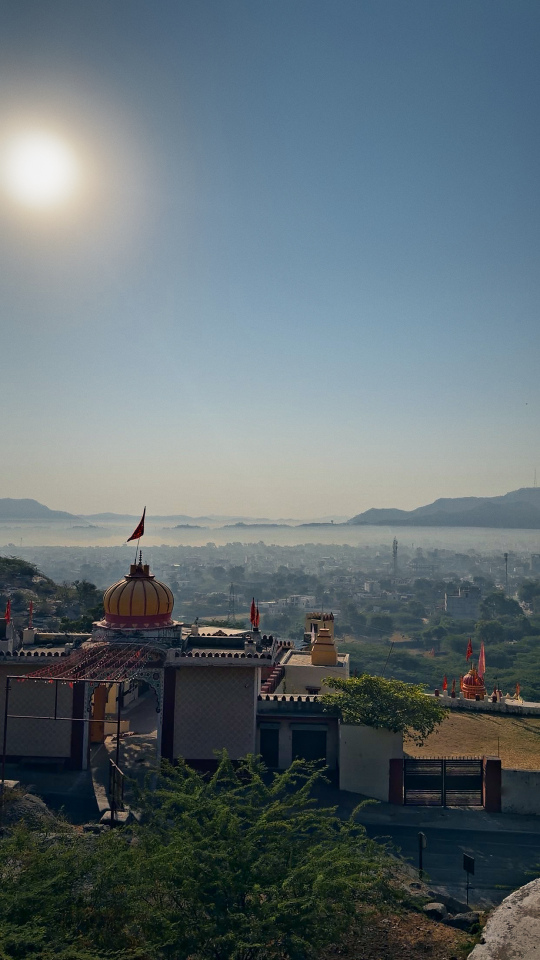
#> input picture stories/01_temple_sun.jpg, 1080 x 1920 px, given in place of a541bc7f-image.jpg, which was not available (shown at 1/2 size)
$ python edits.py ../stories ../stories/02_misty_layers.jpg
#> lines starting #> are read from the running program, lines starting #| are printed output that depends on the picture
### tools/grade.py
"""Small photo-grading toolkit (numpy + Pillow only).

Every function takes and returns a float32 RGB array in [0, 1] (sRGB encoded)
so the steps can be chained like a Lightroom develop stack.
"""
from __future__ import annotations

import numpy as np
from PIL import Image, ImageFilter, ImageOps

STORY_SIZE = (1080, 1920)  # Instagram story, 9:16


# --------------------------------------------------------------------------- io
def load(path: str) -> np.ndarray:
    im = ImageOps.exif_transpose(Image.open(path)).convert("RGB")
    return np.asarray(im).astype(np.float32) / 255.0


def to_img(x: np.ndarray) -> Image.Image:
    return Image.fromarray((np.clip(x, 0, 1) * 255 + 0.5).astype(np.uint8))


def save_story(x: np.ndarray, path: str, sharpen: float = 45) -> None:
    im = to_img(x)
    if im.size != STORY_SIZE:
        im = im.resize(STORY_SIZE, Image.LANCZOS)
    im = im.filter(ImageFilter.UnsharpMask(radius=1.0, percent=int(sharpen), threshold=4))
    im.save(path, "JPEG", quality=95, subsampling=0, optimize=True)


# ---------------------------------------------------------------------- helpers
def _lin(x):
    return np.where(x <= 0.04045, x / 12.92, ((x + 0.055) / 1.055) ** 2.4)


def _srgb(x):
    x = np.clip(x, 0, None)
    return np.where(x <= 0.0031308, x * 12.92, 1.055 * np.power(x, 1 / 2.4) - 0.055)


def lum(x):
    return x[..., 0] * 0.2126 + x[..., 1] * 0.7152 + x[..., 2] * 0.0722


def blur1(a: np.ndarray, radius: float) -> np.ndarray:
    """Gaussian blur of a single channel float array."""
    # three box passes ~= gaussian (box width from sigma)
    if radius <= 0:
        return a.astype(np.float32)
    w = max(1, int(round(np.sqrt(12 * radius * radius / 3 + 1))))
    r = w // 2
    out = a.astype(np.float32)
    for axis in (0, 1):
        for _ in range(3):
            out = _box(out, r, axis)
    return out


def _box(a, r, axis):
    pad = [(0, 0), (0, 0)]
    pad[axis] = (r + 1, r)
    p = np.pad(a, pad, mode="edge")
    c = np.cumsum(p, axis=axis, dtype=np.float64)
    n = a.shape[axis]
    hi = np.take(c, np.arange(2 * r + 1, 2 * r + 1 + n), axis=axis)
    lo = np.take(c, np.arange(0, n), axis=axis)
    return ((hi - lo) / (2 * r + 1)).astype(np.float32)


def blur3(x: np.ndarray, radius: float) -> np.ndarray:
    return np.stack([blur1(x[..., c], radius) for c in range(3)], -1)


def smoothstep(e0, e1, v):
    t = np.clip((v - e0) / (e1 - e0), 0, 1)
    return t * t * (3 - 2 * t)


def _set_lum(x, new_l, old_l=None):
    old_l = lum(x) if old_l is None else old_l
    ratio = (new_l + 1e-4) / (old_l + 1e-4)
    out = x * ratio[..., None]
    # soft-compress anything pushed past white instead of hard clipping
    m = out.max(-1, keepdims=True)
    over = m > 1
    out = np.where(over, out / np.maximum(m, 1e-6) * (1 - np.exp(-m)) / (1 - np.exp(-1.0)) , out)
    return np.clip(out, 0, 1)


# ------------------------------------------------------------------ basic panel
def exposure(x, ev):
    return np.clip(_srgb(_lin(x) * (2.0 ** ev)), 0, 1)


def white_balance(x, temp=0.0, tint=0.0):
    """temp > 0 warmer, tint > 0 more magenta. Roughly -1..1 ranges."""
    l = _lin(x)
    gains = np.array([1 + 0.12 * temp, 1 - 0.06 * tint, 1 - 0.12 * temp], np.float32)
    before = lum(l)
    l = l * gains
    l *= ((before + 1e-5) / (lum(l) + 1e-5))[..., None]
    return np.clip(_srgb(l), 0, 1)


def tone(x, shadows=0.0, highlights=0.0, whites=0.0, blacks=0.0, local=12.0):
    """Lightroom-style tone sliders (-1..1). `local` mixes in a blurred guide
    so shadows/highlights recover regions rather than single pixels."""
    l = lum(x)
    g = 0.6 * l + 0.4 * blur1(l, local) if local else l
    nl = l.copy()
    if shadows:
        m = 1 - smoothstep(0.0, 0.55, g)
        nl = nl + shadows * 0.45 * m * (1 - nl) * np.sqrt(np.clip(nl, 0, 1) + 0.02)
    if highlights:
        m = smoothstep(0.45, 1.0, g)
        nl = nl + highlights * 0.45 * m * nl * (1 - 0.3 * nl)
    if whites:
        m = smoothstep(0.7, 1.0, l)
        nl = nl + whites * 0.18 * m
    if blacks:
        m = 1 - smoothstep(0.0, 0.25, l)
        nl = nl + blacks * 0.10 * m
    return _set_lum(x, np.clip(nl, 0, 1), l)


def contrast(x, amount=0.0, pivot=0.45):
    """S-curve on luminance around `pivot`."""
    if not amount:
        return x
    l = lum(x)
    k = 1 + amount * 4
    s = 1 / (1 + np.exp(-k * (l - pivot) * 4))
    s0 = 1 / (1 + np.exp(-k * (0 - pivot) * 4))
    s1 = 1 / (1 + np.exp(-k * (1 - pivot) * 4))
    sl = (s - s0) / (s1 - s0)
    nl = l + (sl - l) * min(abs(amount) * 1.5, 1) * np.sign(amount)
    return _set_lum(x, np.clip(nl, 0, 1), l)


def curve(x, pts, channel=None):
    """Tone curve from control points [(in, out), ...] in 0..1.
    channel=None applies to all channels (RGB curve), else 0/1/2."""
    pts = sorted(pts)
    xs = np.linspace(0, 1, 1024)
    lut = np.interp(xs, [p[0] for p in pts], [p[1] for p in pts])
    # smooth the polyline into a gentle curve
    k = np.hanning(61); k /= k.sum()
    pad = np.pad(lut, 30, mode="edge")
    lut = np.convolve(pad, k, mode="valid")
    out = x.copy()
    chans = range(3) if channel is None else [channel]
    for c in chans:
        out[..., c] = np.interp(x[..., c], xs, lut)
    return np.clip(out, 0, 1)


def matte(x, lift=0.04, roll=0.97):
    """Faded film blacks + soft highlight roll-off."""
    return curve(x, [(0, lift), (0.25, 0.25 + lift * 0.4), (0.75, 0.75), (1, roll)])


def clarity(x, amount=0.0, radius=40):
    if not amount:
        return x
    l = lum(x)
    detail = l - blur1(l, radius)
    m = np.clip(4 * l * (1 - l), 0, 1) ** 0.7
    return _set_lum(x, np.clip(l + amount * detail * m * 1.6, 0, 1), l)


# [6 lines left out: function texture, not called in this run]


def dehaze(x, amount=0.3, patch=25, keep=0.92):
    """Dark-channel-prior dehaze with a soft transmission map."""
    if not amount:
        return x
    dark = x.min(-1)
    dark = np.asarray(
        Image.fromarray((dark * 255).astype(np.uint8)).filter(ImageFilter.MinFilter(3)),
        np.float32) / 255
    dark = blur1(dark, patch)
    flat = dark.ravel()
    idx = np.argpartition(flat, -max(1, flat.size // 1000))[-max(1, flat.size // 1000):]
    A = np.clip(x.reshape(-1, 3)[idx].mean(0), 0.5, 1.0)
    t = 1 - keep * amount * dark / A.max()
    t = np.clip(t, 0.25, 1)[..., None]
    j = (x - A) / t + A
    return np.clip(j, 0, 1)


def saturation(x, amount=0.0):
    l = lum(x)[..., None]
    return np.clip(l + (x - l) * (1 + amount), 0, 1)


# [6 lines left out: function vibrance, not called in this run]


# ---------------------------------------------------------------------- HSL mix
def _rgb2hsv(x):
    r, g, b = x[..., 0], x[..., 1], x[..., 2]
    mx, mn = x.max(-1), x.min(-1)
    d = mx - mn
    h = np.zeros_like(mx)
    m = d > 1e-6
    rc = np.where(m, (mx - r) / (d + 1e-9), 0)
    gc = np.where(m, (mx - g) / (d + 1e-9), 0)
    bc = np.where(m, (mx - b) / (d + 1e-9), 0)
    h = np.where(r == mx, bc - gc, np.where(g == mx, 2 + rc - bc, 4 + gc - rc))
    h = np.where(m, (h / 6) % 1, 0)
    s = np.where(mx > 1e-6, d / (mx + 1e-9), 0)
    return h, s, mx


def _hsv2rgb(h, s, v):
    i = np.floor(h * 6).astype(int) % 6
    f = h * 6 - np.floor(h * 6)
    p, q, t = v * (1 - s), v * (1 - s * f), v * (1 - s * (1 - f))
    r = np.choose(i, [v, q, p, p, t, v])
    g = np.choose(i, [t, v, v, q, p, p])
    b = np.choose(i, [p, p, t, v, v, q])
    return np.stack([r, g, b], -1)


HUES = {"red": 0, "orange": 30, "yellow": 55, "green": 110, "aqua": 180,
        "blue": 220, "purple": 275, "magenta": 320}


def hsl(x, **bands):
    """hsl(x, blue=(hue_shift_deg, sat_mult_delta, lum_delta), orange=(...))"""
    h, s, v = _rgb2hsv(x)
    hd = h * 360
    dh = np.zeros_like(h); ds = np.zeros_like(h); dv = np.zeros_like(h)
    for name, (shift, sat, lig) in bands.items():
        c = HUES[name]
        dist = np.abs((hd - c + 180) % 360 - 180)
        w = np.clip(1 - dist / 40, 0, 1) ** 2 * smoothstep(0.03, 0.2, s)
        dh += w * shift; ds += w * sat; dv += w * lig
    h2 = ((hd + dh) % 360) / 360
    s2 = np.clip(s * (1 + ds), 0, 1)
    v2 = np.clip(v * (1 + dv * 0.5), 0, 1)
    return np.clip(_hsv2rgb(h2, s2, v2), 0, 1)


# ----------------------------------------------------------------- color grade
def _hue_rgb(deg):
    return _hsv2rgb(np.array(deg / 360.0), np.array(1.0), np.array(1.0))


def split_tone(x, sh_hue=200, sh_amt=0.0, hl_hue=40, hl_amt=0.0, mid_hue=None,
               mid_amt=0.0, balance=0.0):
    l = lum(x)
    pivot = 0.5 + balance * 0.25
    ms = (1 - smoothstep(0.0, pivot + 0.15, l))[..., None]
    mh = smoothstep(pivot - 0.15, 1.0, l)[..., None]
    out = x.copy()
    for hue, amt, m in ((sh_hue, sh_amt, ms), (hl_hue, hl_amt, mh)):
        if amt:
            c = _hue_rgb(hue); c = c - lum(c[None])[0]
            out = out + amt * 0.25 * m * c
    if mid_hue is not None and mid_amt:
        mm = (np.clip(4 * l * (1 - l), 0, 1))[..., None]
        c = _hue_rgb(mid_hue); c = c - lum(c[None])[0]
        out = out + mid_amt * 0.25 * mm * c
    return np.clip(out, 0, 1)


# -------------------------------------------------------------- local masks
def linear_mask(shape, y0, y1, x0=None, x1=None):
    """1 at y0 fading to 0 at y1 (fractions of height)."""
    h, w = shape[:2]
    yy = np.linspace(0, 1, h, dtype=np.float32)[:, None]
    m = 1 - smoothstep(min(y0, y1), max(y0, y1), yy) if y0 < y1 else smoothstep(y1, y0, yy)
    m = np.broadcast_to(m, (h, w)).copy()
    return m


def radial_mask(shape, cx, cy, rx, ry=None, feather=1.0):
    h, w = shape[:2]
    ry = rx * w / h if ry is None else ry
    yy, xx = np.mgrid[0:h, 0:w].astype(np.float32)
    d = np.sqrt(((xx / w - cx) / rx) ** 2 + ((yy / h - cy) / ry) ** 2)
    return 1 - smoothstep(1 - feather, 1, d)


def apply_mask(x, edited, mask):
    m = mask[..., None]
    return np.clip(x * (1 - m) + edited * m, 0, 1)


def vignette(x, amount=0.25, roundness=0.9, feather=0.75):
    h, w = x.shape[:2]
    yy, xx = np.mgrid[0:h, 0:w].astype(np.float32)
    nx, ny = (xx / w - 0.5) * 2, (yy / h - 0.5) * 2
    ny *= roundness * h / w if roundness else 1
    d = np.sqrt(nx ** 2 + (ny * w / h) ** 2) / np.sqrt(2)
    m = smoothstep(1 - feather, 1.15, d)
    return np.clip(_srgb(_lin(x) * (1 - amount * m)[..., None]), 0, 1)


def bloom(x, threshold=0.75, radius=25, amount=0.35, tint=(1.0, 0.85, 0.6)):
    l = lum(x)
    m = smoothstep(threshold, 1.0, l)[..., None]
    hi = x * m * np.array(tint, np.float32)
    glow = blur3(hi, radius) * 0.6 + blur3(hi, radius * 3) * 0.4
    return np.clip(1 - (1 - x) * (1 - amount * glow), 0, 1)


def grain(x, amount=0.007, size=1.4, seed=7):
    rng = np.random.default_rng(seed)
    n = rng.standard_normal(x.shape[:2]).astype(np.float32)
    if size > 1:
        n = blur1(n, size - 1) * size
    l = lum(x)
    m = np.clip(4 * l * (1 - l), 0.15, 1)
    return np.clip(x + (amount * n * m)[..., None], 0, 1)


# ------------------------------------------------------------------ retouching
def heal(x, mask, iters=400):
    """Diffusion in-paint inside `mask` (bool). Good for flares, dust, stickers
    on smooth areas. Works on the mask bbox only, so it is cheap."""
    ys, xs = np.where(mask)
    if ys.size == 0:
        return x
    pad = 12
    y0, y1 = max(ys.min() - pad, 0), min(ys.max() + pad + 1, x.shape[0])
    x0, x1 = max(xs.min() - pad, 0), min(xs.max() + pad + 1, x.shape[1])
    sub = x[y0:y1, x0:x1].copy()
    m = mask[y0:y1, x0:x1]
    known = ~m
    # start from the mean of the border so convergence is quick
    sub[m] = sub[known].mean(0)
    for _ in range(iters):
        avg = (np.roll(sub, 1, 0) + np.roll(sub, -1, 0) + np.roll(sub, 1, 1) + np.roll(sub, -1, 1)) / 4
        sub[m] = avg[m]
    # re-add a little matched noise so the patch doesn't look plastic
    rng = np.random.default_rng(3)
    ref = x[y0:y1, x0:x1][known]
    sigma = float(np.std(ref - ref.mean(0))) * 0.08
    sub[m] += rng.normal(0, sigma, sub[m].shape).astype(np.float32)
    out = x.copy()
    soft = blur1(m.astype(np.float32), 2.0)[..., None]
    out[y0:y1, x0:x1] = x[y0:y1, x0:x1] * (1 - soft) + sub * soft
    return np.clip(out, 0, 1)


def crop(x, x0, y0, x1, y1):
    return x[int(y0):int(y1), int(x0):int(x1)]


# [18 lines left out: functions crop_story, chroma_denoise, not called in this run]


def smooth_flat(x, mask=None, radius=3.0, lo=0.004, hi=0.02):
    """Edge-aware smoothing of flat areas (skies): removes sensor noise and
    JPEG blocking without touching edges or textured detail."""
    l = lum(x)
    detail = blur1(np.abs(l - blur1(l, 2.0)), 4.0)
    w = 1 - smoothstep(lo, hi, detail)
    if mask is not None:
        w = w * mask
    return apply_mask(x, blur3(x, radius), w)


def protect_highlights(mask, x, start=0.75, end=0.95):
    """Fade a local-adjustment mask out over bright areas (the sun)."""
    return mask * (1 - smoothstep(start, end, lum(x)))


def white_point(x, target=0.95, pct=99.7, max_gain=1.2):
    """Levels: map the `pct` luminance percentile to `target` (never darkens)."""
    l = lum(x)
    p = float(np.percentile(l, pct))
    # never push more than ~0.4% of pixels (any channel) into clipping
    mc = float(np.percentile(x.max(-1), 99.6))
    gain = float(np.clip(min(target / max(p, 1e-3), 0.995 / max(mc, 1e-3)), 1.0, max_gain))
    if gain <= 1.001:
        return x
    return _set_lum(x, np.clip(l * gain, 0, 1.2), l)


def sky_gradient(x, mask, stops, strength=0.85):
    """Re-colour a sky with a designed vertical gradient while keeping its own
    luminance (like a gradient map in a sky mask). stops: [(y_frac, hue_deg, sat)]."""
    h, w = x.shape[:2]
    yy = np.linspace(0, 1, h, dtype=np.float32)
    ys = [s[0] for s in stops]
    # interpolate colour in RGB between stop colours
    cols = np.stack([_hsv2rgb(np.array(hd / 360.0), np.array(s), np.array(1.0)) for _, hd, s in stops])
    row = np.stack([np.interp(yy, ys, cols[:, c]) for c in range(3)], -1)  # (h,3)
    row = row / (lum(row[None])[0][:, None] + 1e-5)
    l = lum(x)
    tgt = np.clip(row[:, None, :] * l[..., None], 0, 1)
    return apply_mask(x, tgt, mask * strength)


# [5 lines left out: function neutral_blacks, not called in this run]

### tools/edits.py
"""Per-photo develop recipes -> 1080x1920 Instagram story JPEGs.

Usage:  python3 tools/edits.py <uploads_dir> <out_dir> [name ...]
"""
from __future__ import annotations

import os
import sys
from concurrent.futures import ProcessPoolExecutor

import numpy as np

sys.path.insert(0, os.path.dirname(__file__))
import grade as g  # noqa: E402


# ------------------------------------------------------------------ recipes
def temple_sun(x):
    """Golden morning over the temple: warm, airy, haze cut in the valley."""
    yy, xx = np.mgrid[0:x.shape[0], 0:x.shape[1]]
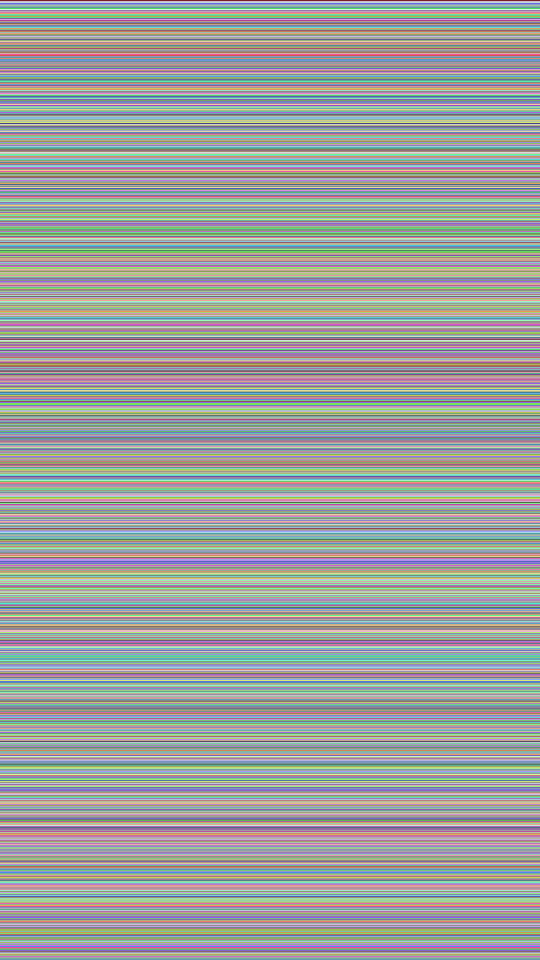
#> yy: shape (1920, 1080) int64 (shown at 1/2 size); 1920 distinct labels, from 0 to 1919; one colour per label, 0 black
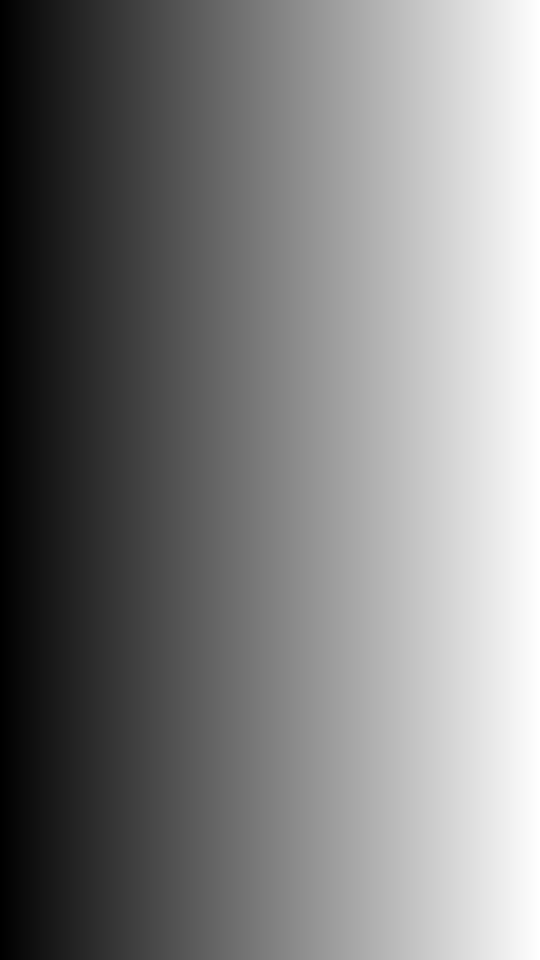
#> xx: shape (1920, 1080) int64 (shown at 1/2 size); min 0, max 1079, mean 539.5; drawn with min black and max white
    flare = (xx - 1165) ** 2 + (yy - 1819) ** 2 < 17 ** 2  # green lens-flare dot
#> flare: shape (1920, 1080) bool; every value is 0
    x = g.heal(x, flare)
    x = g.smooth_flat(x, g.linear_mask(x.shape, 0.0, 0.5), radius=8, hi=0.04)
    x = g.apply_mask(x, g.dehaze(x, 0.35), g.linear_mask(x.shape, 0.62, 0.45))
#> in dehaze, `A = np.clip(x.reshape(-1, 3)[idx].mean(0), 0.5, 1.0)`: A = [0.949, 0.949, 0.948]
    # warm the land, keep the sky clean blue
    warm = g.white_balance(x, temp=0.25, tint=0.04)
    x = g.apply_mask(x, warm, 1 - g.linear_mask(x.shape, 0.4, 0.55))
    x = g.tone(x, shadows=0.4, highlights=-0.25, blacks=-0.1)
    x = g.contrast(x, 0.14)
    x = g.apply_mask(x, g.clarity(x, 0.22), 1 - g.linear_mask(x.shape, 0.45, 0.55))
    x = g.hsl(x, blue=(-6, 0.25, -0.12), aqua=(10, 0.15, 0), orange=(0, 0.18, 0.02),
              yellow=(-6, 0.05, 0), green=(-14, -0.22, -0.05), red=(0, 0.12, 0))
    x = g.split_tone(x, sh_hue=200, sh_amt=0.18, hl_hue=40, hl_amt=0.18)
    sky = g.protect_highlights(g.linear_mask(x.shape, 0.0, 0.45), x, 0.55, 0.85)
    x = g.apply_mask(x, g.exposure(x, -0.3), sky)
    x = g.bloom(x, threshold=0.9, radius=25, amount=0.25, tint=(1.0, 0.93, 0.8))
    # restore a white-hot sun core
    x = g.apply_mask(x, g.exposure(x, 0.6), g.radial_mask(x.shape, 0.072, 0.176, 0.085, feather=0.8))
#> in radial_mask, `h, w = shape[:2]`: h = 1920; w = 1080
#> in radial_mask, `ry = rx * w / h if ry is None else ry`: ry = 0.0478
    x = g.white_point(x, 0.96)
#> in white_point, `p = float(np.percentile(l, pct))`: p = 0.964
#> in white_point, `mc = float(np.percentile(x.max(-1), 99.6))`: mc = 0.968
#> in white_point, `gain = float(np.clip(min(target / max(p, 1e-3), 0.995 / max(mc, 1e-3))..`: gain = 1
    x = g.vignette(x, 0.2)
    return g.grain(x)


def misty_layers(x):
    """Pastel, dreamy morning mist with the tower hill on the third."""
    x = g.crop(x, 378, 0, 1512, 2016)
    x = g.smooth_flat(x, g.linear_mask(x.shape, 0.0, 0.5), radius=4)
    x = g.white_balance(x, temp=0.1, tint=0.1)
    x = g.apply_mask(x, g.dehaze(x, 0.3), g.linear_mask(x.shape, 0.75, 0.5))
    x = g.tone(x, shadows=0.25, highlights=-0.3, blacks=-0.15)
    x = g.contrast(x, 0.18)
    x = g.clarity(x, 0.22)
    x = g.hsl(x, blue=(4, -0.12, 0.08), green=(-20, -0.35, -0.04),
              red=(0, 0.25, 0), orange=(0, 0.15, 0))
    x = g.split_tone(x, sh_hue=212, sh_amt=0.22, hl_hue=28, hl_amt=0.22)
    # soft peach glow sitting on the horizon
    glow = g.white_balance(g.exposure(x, 0.15), temp=0.35, tint=0.15)
    x = g.apply_mask(x, glow, g.radial_mask(x.shape, 0.55, 0.52, 0.9, 0.18, feather=0.9) * 0.6)
    sky_m = g.linear_mask(x.shape, 0.5, 0.56)
    x = g.sky_gradient(x, sky_m, [(0.0, 214, 0.2), (0.3, 210, 0.12), (0.52, 28, 0.14)], 0.6)
    x = g.white_point(x, 0.95)
    x = g.matte(x, lift=0.025, roll=0.98)
    x = g.vignette(x, 0.15)
    return g.grain(x)


def golden_balcony(x):
    """Sun flare through the balcony awning, rich golden hour."""
    x = g.crop(x, 322, 0, 1771, 2576)
    x = g.smooth_flat(x, g.linear_mask(x.shape, 0.0, 0.45), radius=4)
    x = g.white_balance(x, temp=0.28, tint=0.03)
    x = g.tone(x, shadows=0.45, highlights=-0.5, blacks=-0.12)
    x = g.contrast(x, 0.16)
    x = g.clarity(x, 0.15)
    x = g.hsl(x, blue=(-8, 0.08, -0.12), orange=(0, 0.2, 0.03), yellow=(-8, 0.1, 0),
              green=(-12, -0.2, 0))
    x = g.split_tone(x, sh_hue=205, sh_amt=0.25, hl_hue=38, hl_amt=0.3)
    x = g.apply_mask(x, g.exposure(x, -0.3), g.linear_mask(x.shape, 0.0, 0.35))
    x = g.bloom(x, threshold=0.82, radius=30, amount=0.32)
    x = g.white_point(x, 0.96)
    x = g.vignette(x, 0.22)
    return g.grain(x)


# [124 lines left out: functions sun_horizon, _remove_streak, afterglow_hill, ghats_dusk, blue_hour_city, night_arch, not called in this run]


RECIPES = {
    "01_temple_sun": ("a541bc7f-image.jpg", temple_sun),
    "02_misty_layers": ("d50b1214-image.jpg", misty_layers),
    "03_golden_balcony": ("a46bb2b3-image.jpg", golden_balcony),
    "04_sun_horizon": ("6797eaff-image.jpg", sun_horizon),
    "05_afterglow_hill": ("2816b823-image.jpg", afterglow_hill),
    "06_ghats_dusk": ("334dac8a-image.jpg", ghats_dusk),
    "07_blue_hour_city": ("ccad9d4a-image.jpg", blue_hour_city),
    "08_night_arch": ("2ec63c87-image.jpg", night_arch),
}


def run(args):
    name, src_dir, out_dir = args
    src, fn = RECIPES[name]
    out = fn(g.load(os.path.join(src_dir, src)))
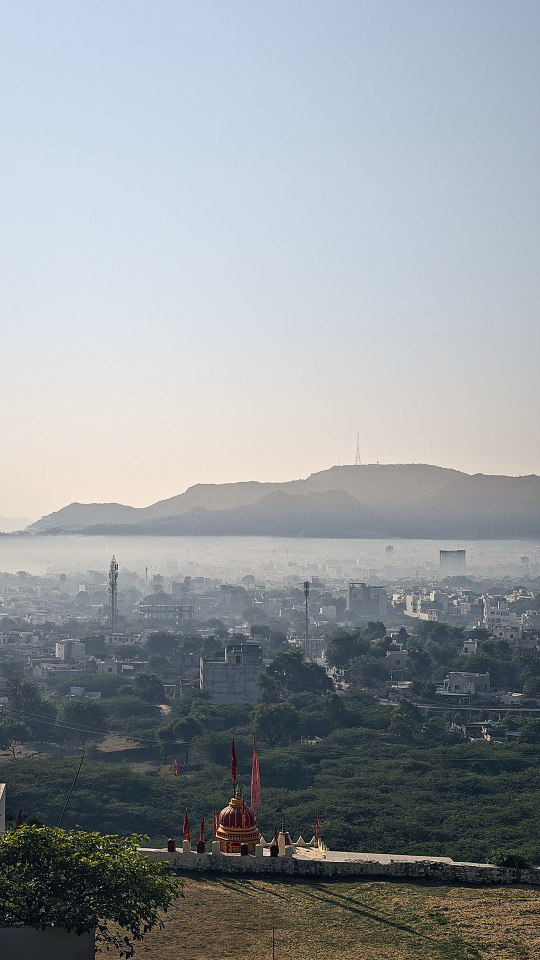
#> input picture stories/02_misty_layers.jpg, 1080 x 1920 px, given in place of d50b1214-image.jpg, which was not available (shown at 1/2 size)
    path = os.path.join(out_dir, name + ".jpg")
    g.save_story(out, path)
    return path


if __name__ == "__main__":
    src_dir, out_dir = sys.argv[1], sys.argv[2]
    names = sys.argv[3:] or list(RECIPES)
    os.makedirs(out_dir, exist_ok=True)
    with ProcessPoolExecutor(4) as ex:
#> (the run stopped early here; a loop or call above may not have finished)
